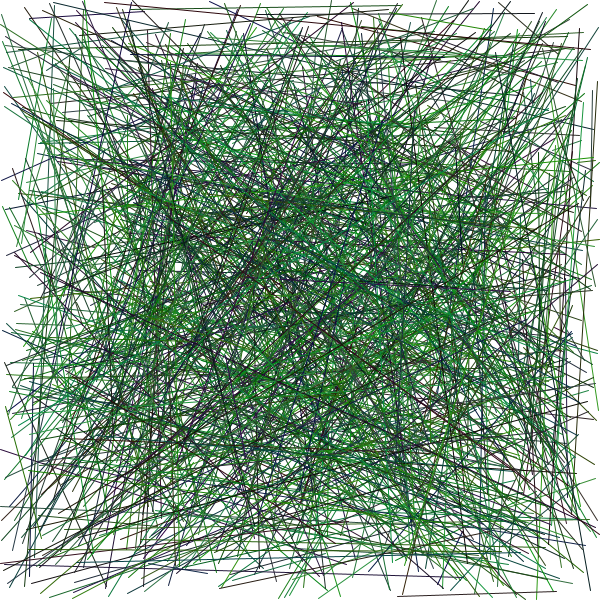
Frame 1 (no input)
Frame 60 (the mouse pressed at the canvas centre just before this capture): identical to frame 1, image omitted
Frame 120 (the mouse held since frame 60 and released just before this capture): identical to frame 1, image omitted

The Processing sketch that drew this single still picture (run headless with seeded random() and noise(); from frame 60 on, the mouse is pressed at the canvas centre):

// Processing sketch: Purple_Rain
// ── Purple_Rain.pde

void setup()
{
size(600,600);
background(255);

  
 // create variable
 
 
 //while code is true 
 ////execute the code in the brackets
 
   for( int i = 0; i < 1001; i++)
   {
     stroke(random(55),random(155),random(75));
    line(random(width),random(height),random(width),random(height));
   
   }
}

void draw() 
{
 
   
 }
